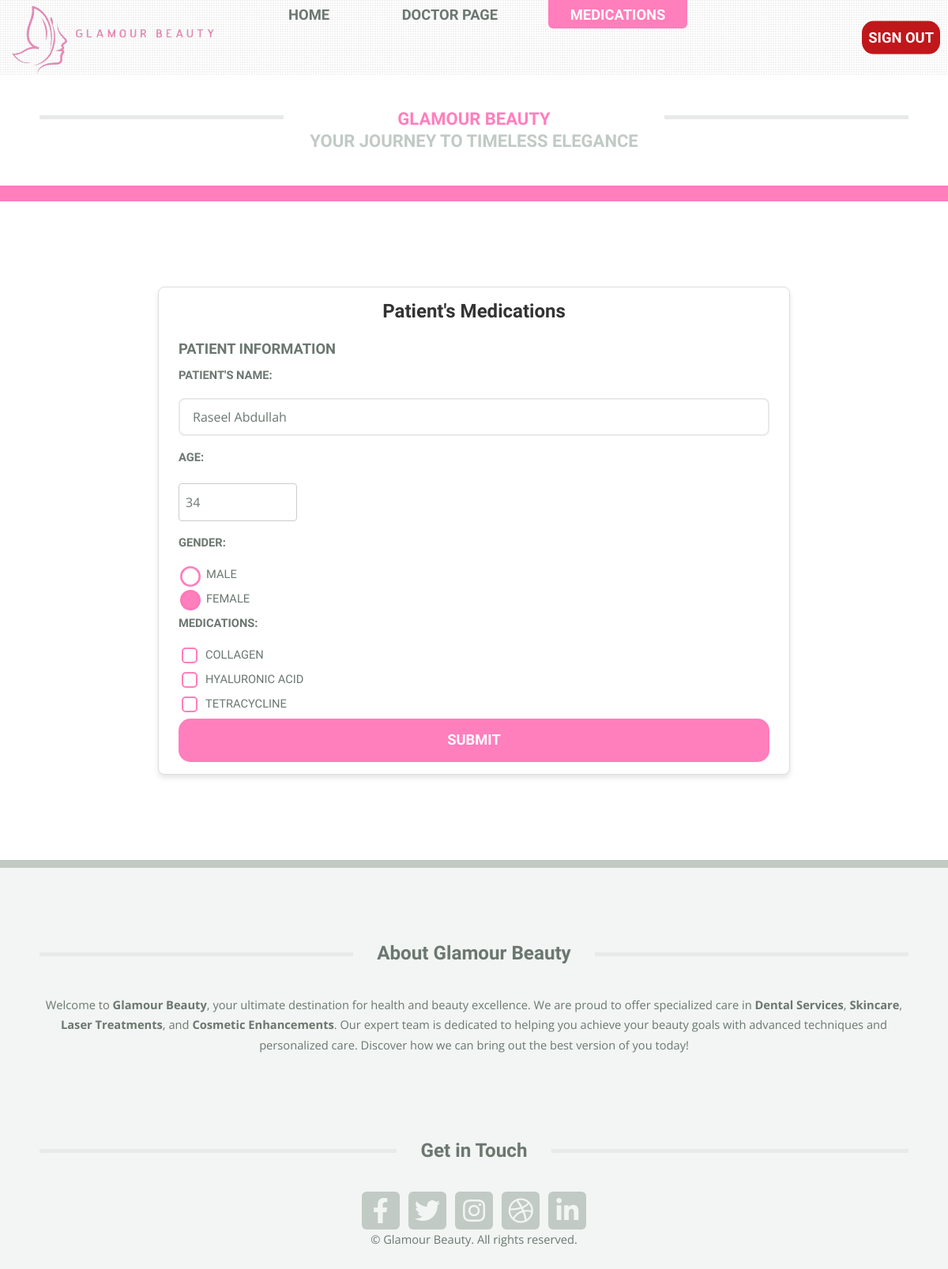
Page /medication.php?patient_id=1 (signed in) on the committed database.
### tables this page shows
CREATE TABLE `patient` (
  `id` int(11) NOT NULL,
  `firstName` varchar(100) DEFAULT NULL,
  `lastName` varchar(100) DEFAULT NULL,
  `Gender` enum('Male','Female','Other') DEFAULT NULL,
  `DoB` date DEFAULT NULL,
  `emailAddress` varchar(255) DEFAULT NULL,
  `password` varchar(255) DEFAULT NULL
);

CREATE TABLE `medication` (
  `id` int(11) NOT NULL,
  `MedicationName` varchar(255) DEFAULT NULL
);

### medication.php (the view, shortened to what this page needs)
<?php
include('db.php');
$patient_id = isset($_GET['patient_id']) ? $_GET['patient_id'] : null;
$appointment_id = isset($_GET['appointment_id']) ? $_GET['appointment_id'] : null;
$patient = null;
if ($patient_id) {
    $stmt = $conn->prepare("
        SELECT id, firstName, lastName, Gender, TIMESTAMPDIFF(YEAR, DoB, CURDATE()) as age
        FROM patient
        WHERE id = ?
    ");
    $stmt->bind_param("i", $patient_id);
    $stmt->execute();
    $result = $stmt->get_result();
    $patient = $result->fetch_assoc();
}
$stmt = $conn->prepare("SELECT id, MedicationName FROM medication");
$stmt->execute();
$result = $stmt->get_result();
$medications = $result->fetch_all(MYSQLI_ASSOC);
?>
<!DOCTYPE HTML>
<html lang="en">
<head>
    <link rel="stylesheet" href="main.css" />
    <link rel="stylesheet" href="https://cdnjs.cloudflare.com/ajax/libs/font-awesome/5.15.4/css/all.min.css">
</head>
<body class="is-preload">
    <div id="page-wrapper">
        <header id="header">
            <div class="logo container">
                <div>
                    <h1 style="color: rgba(255, 120, 185, 0.95);"><a href="index.php" id="logo">Glamour Beauty</a></h1><br>
                    <p>Your Journey to Timeless Elegance</p>
                </div>
            </div>
        </header>
        <nav id="nav">
            <ul>
                <a href="index.php"><img src="images/logo1.png" alt="Logo"></a>
                <li><a href="index.php">Home</a></li>
                <li><a href="DoctorPage.php">Doctor Page</a></li>
                <li class="current"><a href="medication.php"> Medications</a></li>
            </ul>
            <?php if(isset($_SESSION['isLoggedIn']) && $_SESSION['isLoggedIn'] == true): ?>
                        <a href="logout.php" class="button">Sign Out</a>
                    <?php endif; ?>
                        </nav>
        <section id="main">
            <div class="container">
                <div class="row">
                    <div class="col-12">
                        <div class="content">
                            <div class="form-container">
                                <div class="form-box">
                                <h2 style="color: #333;">Patient's Medications</h2>
<form method="POST" action="medication.php<?php echo $patient_id ? '?patient_id=' . $patient_id : ''; ?><?php echo $appointment_id ? '&appointment_id=' . $appointment_id : ''; ?>">
    <h3>Patient Information</h3>
    <?php if ($patient): ?>
        <label for="name">Patient's Name:</label>
        <input type="text" id="name" name="name" value="<?php echo htmlspecialchars($patient['firstName'] . ' ' . $patient['lastName']); ?>" readonly>
        <label for="age">Age:</label>
        <input style="width: 20%;" type="number" id="age" name="age" value="<?php echo htmlspecialchars($patient['age']); ?>" readonly>
        <label>Gender:</label>
        <div class="radio-group">
            <label><input type="radio" name="gender" value="male" <?php echo $patient['Gender'] == 'Male' ? 'checked' : ''; ?> disabled> Male</label>
            <label><input type="radio" name="gender" value="female" <?php echo $patient['Gender'] == 'Female' ? 'checked' : ''; ?> disabled> Female</label>
        </div>
    <?php else: ?>
        <p style="color: red;"><strong>No patient selected.</strong></p>
    <?php endif; ?>
    <label>Medications:</label>
    <div class="checkbox-group">
        <?php foreach ($medications as $medication): ?>
        <label>
            <input type="checkbox" name="medications[]" value="<?php echo $medication['id']; ?>">
            <?php echo htmlspecialchars($medication['MedicationName']); ?>
        </label>
        <?php endforeach; ?>
    </div>
    <input type="submit" class="button" value="Submit">
</form>
                                </div>
                            </div>
                        </div>
                    </div>
                </div>
            </div>
        </section>
        <footer id="footer">
            <div class="container">
                <div class="row gtr-200">
                    <div class="col-12">
                        <section>
                            <h2 class="major"><span>About Glamour Beauty</span></h2>
                            <p>Welcome to <strong>Glamour Beauty</strong>, your ultimate destination for health and beauty excellence.
                            We are proud to offer specialized care in <strong>Dental Services</strong>, <strong>Skincare</strong>,
                            <strong>Laser Treatments</strong>, and <strong>Cosmetic Enhancements</strong>.
                            Our expert team is dedicated to helping you achieve your beauty goals with advanced techniques and personalized care.
                            Discover how we can bring out the best version of you today!</p>
                        </section>
                    </div>
                    <div class="col-12">
                        <section>
                            <h2 class="major"><span>Get in Touch</span></h2>
                            <ul class="contact">
                                <li><a class="icon brands fa-facebook-f" href="#"><span class="label">Facebook</span></a></li>
                                <li><a class="icon brands fa-twitter" href="#"><span class="label">Twitter</span></a></li>
                                <li><a class="icon brands fa-instagram" href="#"><span class="label">Instagram</span></a></li>
                                <li><a class="icon brands fa-dribbble" href="#"><span class="label">Dribbble</span></a></li>
                                <li><a class="icon brands fa-linkedin-in" href="#"><span class="label">LinkedIn</span></a></li>
                            </ul>
                        </section>
                    </div>
                </div>
            </div>
            <div id="copyright">
                <ul class="menu">
                    <li>&copy; Glamour Beauty. All rights reserved.</li>
                </ul>
            </div>
        </footer>
    </div>
</body>
</html>

### medication.php (style rules this page uses)
.form-container { display: flex; justify-content: center; align-items: center; padding: 20px; flex-grow: 1; }
.form-box { background: #ffffff; padding: 15px 25px; border-radius: 8px; box-shadow: 0 4px 6px rgba(0, 0, 0, 0.1); border: 1px solid #ddd; width: 100%; max-width: 800px; }
h2 { text-align: center; font-size: 1.5rem; margin-bottom: 20px; }
label { display: block; font-weight: bold; margin-bottom: 8px; color: #555; }
input[type="text"], input[type="number"] { width: 50%; height: 6vh; padding: 6px 8px; margin-bottom: 15px; border: 1px solid #ccc; border-radius: 4px; font-size: 1rem; }
input[type="checkbox"], input[type="radio"] { appearance: none; width: 20px; height: 20px; border: 2px solid rgba(255, 120, 185, 0.95); border-radius: 5px; outline: none; cursor: pointer; margin-right: 10px; vertical-align: middle; }
input[type="checkbox"]:checked, input[type="radio"]:checked { background-color: rgba(255, 120, 185, 0.95); border: 2px solid rgba(255, 120, 185, 0.95); }
input[type="radio"] { border-radius: 50%; }
.radio-group, .checkbox-group { margin-bottom: 5px; }
.radio-group label, .checkbox-group label { font-weight: normal; display: flex; align-items: center; margin-bottom: 5px; }

### rows in the picture
patient: name "Raseel Abdullah", Gender "☐ MALE", Gender "☑ FEMALE"
medication: MedicationName "COLLAGEN"
medication: MedicationName "HYALURONIC ACID"
medication: MedicationName "TETRACYCLINE"
